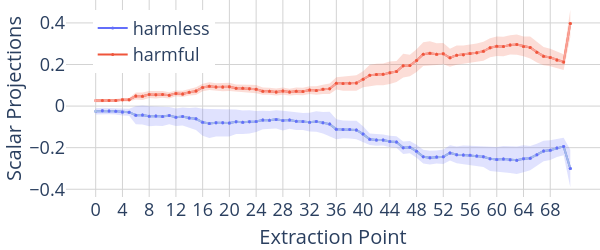

Write notebook code for a chart like this one.
### Markdown cell above
### Scalar Projections onto Refusal Directions

### Code cell
import einops

# layers x resid_modules x tokens x batch x dim
category2acts_normed = {
    "harmful": harmful_acts_normed,
    "harmless": harmless_acts_normed,
}

x_values = [str(i) for i in range(2 * num_layers)]

fig = go.Figure()

for category in categories:
    acts_normed = category2acts_normed[category][:, :, :, chosen_token]
    projections = einops.einsum(
        refusal_dirs,
        acts_normed,
        "layer act dim, layer act batch dim -> layer act batch",
    )
    projections = torch.tensor(projections)

    mean_projection = projections.mean(dim=-1)

    y_values = mean_projection.flatten()

    # mean
    fig.add_trace(
        go.Scatter(
            x=x_values,
            y=y_values,
            name=category,
            mode="lines+markers",
            yaxis="y",
            marker=dict(color=colour_map[category], size=3),
            showlegend=True,
        )
    )
    fig.add_trace(
        go.Scatter(
            x=x_values,
            y=y_values,
            name=category,
            mode="lines+markers",
            yaxis="y",
            marker=dict(color=colour_map_light[category], size=3),
            showlegend=False,
        )
    )

    # variance
    fig.add_trace(
        variance_plot(
            x=x_values,
            y=projections.reshape(-1, projections.shape[-1]),
            yaxis="y",
            fillcolor=colour_map_opaque[category],
            showlegend=False,
        )
    )

    # dot markers
    fig.add_trace(
        go.Scatter(
            x=x_values[1::],
            y=y_values[1::],
            name=f"{category}",
            mode="markers",
            yaxis="y",
            marker=dict(color=colour_map[category], size=3),
            showlegend=False,
        )
    )


fig.update_layout(
    plot_bgcolor="white",
    grid=dict(rows=1, columns=1),
    xaxis=dict(
        type="category",
        dtick=4,
        title=dict(text="Extraction Point", font=dict(size=20)),
        gridcolor="lightgrey",
        tickfont=dict(size=18),
    ),
    yaxis=dict(
        title=dict(text="Scalar Projections", font=dict(size=20)),
        gridcolor="lightgrey",
        zeroline=False,
        tickfont=dict(size=18),
    ),
    hovermode="x unified",
    height=250,
    width=600,
    margin=dict(l=0, r=0, t=0, b=0),
    legend=dict(x=0.05, y=0.95, font=dict(size=18)),
)

fig.show()
fig.write_html(VISUALIZATION_DIR / "prj_onto_local_refusal_candidates.html")
# fig.write_image(VISUALIZATION_DIR / "prj_onto_local_refusal_candidates.pdf", scale=5)

### Figure 1 — Plotly figure (JSON) as saved in the notebook; plotly's stock layout.template omitted (floating-point values rounded to 4 significant figures; data arrays with more than 128 entries replaced by an {"elided": "..."} marker saying what was removed)
{"data": [{"marker": {"color": "#636EFA", "size": 3}, "mode": "lines+markers", "name": "harmless", "showlegend": true, "type": "scatter", "x": ["0", "1", "2", "3", "4", "5", "6", "7", "8", "9", "10", "11", "12", "13", "14", "15", "16", "17", "18", "19", "20", "21", "22", "23", "24", "25", "26", "27", "28", "29", "30", "31", "32", "33", "34", "35", "36", "37", "38", "39", "40", "41", "42", "43", "44", "45", "46", "47", "48", "49", "50", "51", "52", "53", "54", "55", "56", "57", "58", "59", "60", "61", "62", "63", "64", "65", "66", "67", "68", "69", "70", "71"], "y": [-0.02514, -0.02298, -0.02417, -0.0247, -0.02879, -0.02944, -0.04422, -0.0427, -0.04911, -0.04768, -0.04987, -0.04578, -0.05399, -0.0504, -0.05746, -0.06094, -0.07805, -0.08418, -0.08048, -0.07988, -0.08105, -0.07554, -0.07779, -0.07587, -0.07452, -0.06702, -0.06776, -0.06395, -0.06981, -0.06747, -0.0732, -0.07402, -0.07752, -0.07383, -0.08013, -0.08659, -0.1115, -0.1122, -0.113, -0.115, -0.1347, -0.1595, -0.1625, -0.1633, -0.1704, -0.1726, -0.1999, -0.1976, -0.2177, -0.2435, -0.2482, -0.2452, -0.2437, -0.2252, -0.2343, -0.235, -0.2369, -0.2406, -0.2441, -0.2529, -0.2568, -0.2548, -0.2576, -0.2606, -0.2532, -0.2505, -0.2339, -0.2161, -0.212, -0.2012, -0.1938, -0.2998], "yaxis": "y"}, {"marker": {"color": "rgb(179,205,227)", "size": 3}, "mode": "lines+markers", "name": "harmless", "showlegend": false, "type": "scatter", "x": ["0", "1", "2", "3", "4", "5", "6", "7", "8", "9", "10", "11", "12", "13", "14", "15", "16", "17", "18", "19", "20", "21", "22", "23", "24", "25", "26", "27", "28", "29", "30", "31", "32", "33", "34", "35", "36", "37", "38", "39", "40", "41", "42", "43", "44", "45", "46", "47", "48", "49", "50", "51", "52", "53", "54", "55", "56", "57", "58", "59", "60", "61", "62", "63", "64", "65", "66", "67", "68", "69", "70", "71"], "y": [-0.02514, -0.02298, -0.02417, -0.0247, -0.02879, -0.02944, -0.04422, -0.0427, -0.04911, -0.04768, -0.04987, -0.04578, -0.05399, -0.0504, -0.05746, -0.06094, -0.07805, -0.08418, -0.08048, -0.07988, -0.08105, -0.07554, -0.07779, -0.07587, -0.07452, -0.06702, -0.06776, -0.06395, -0.06981, -0.06747, -0.0732, -0.07402, -0.07752, -0.07383, -0.08013, -0.08659, -0.1115, -0.1122, -0.113, -0.115, -0.1347, -0.1595, -0.1625, -0.1633, -0.1704, -0.1726, -0.1999, -0.1976, -0.2177, -0.2435, -0.2482, -0.2452, -0.2437, -0.2252, -0.2343, -0.235, -0.2369, -0.2406, -0.2441, -0.2529, -0.2568, -0.2548, -0.2576, -0.2606, -0.2532, -0.2505, -0.2339, -0.2161, -0.212, -0.2012, -0.1938, -0.2998], "yaxis": "y"}, {"fill": "toself", "fillcolor": "rgba(99, 110, 250, 0.2)", "line": {"color": "rgba(99, 110, 250, 0.2)", "width": 0}, "mode": "lines", "showlegend": false, "type": "scatter", "x": {"elided": "144 str values"}, "y": {"elided": "144 float values"}, "yaxis": "y"}, {"marker": {"color": "#636EFA", "size": 3}, "mode": "markers", "name": "harmless", "showlegend": false, "type": "scatter", "x": ["1", "2", "3", "4", "5", "6", "7", "8", "9", "10", "11", "12", "13", "14", "15", "16", "17", "18", "19", "20", "21", "22", "23", "24", "25", "26", "27", "28", "29", "30", "31", "32", "33", "34", "35", "36", "37", "38", "39", "40", "41", "42", "43", "44", "45", "46", "47", "48", "49", "50", "51", "52", "53", "54", "55", "56", "57", "58", "59", "60", "61", "62", "63", "64", "65", "66", "67", "68", "69", "70", "71"], "y": [-0.02298, -0.02417, -0.0247, -0.02879, -0.02944, -0.04422, -0.0427, -0.04911, -0.04768, -0.04987, -0.04578, -0.05399, -0.0504, -0.05746, -0.06094, -0.07805, -0.08418, -0.08048, -0.07988, -0.08105, -0.07554, -0.07779, -0.07587, -0.07452, -0.06702, -0.06776, -0.06395, -0.06981, -0.06747, -0.0732, -0.07402, -0.07752, -0.07383, -0.08013, -0.08659, -0.1115, -0.1122, -0.113, -0.115, -0.1347, -0.1595, -0.1625, -0.1633, -0.1704, -0.1726, -0.1999, -0.1976, -0.2177, -0.2435, -0.2482, -0.2452, -0.2437, -0.2252, -0.2343, -0.235, -0.2369, -0.2406, -0.2441, -0.2529, -0.2568, -0.2548, -0.2576, -0.2606, -0.2532, -0.2505, -0.2339, -0.2161, -0.212, -0.2012, -0.1938, -0.2998], "yaxis": "y"}, {"marker": {"color": "#EF553B", "size": 3}, "mode": "lines+markers", "name": "harmful", "showlegend": true, "type": "scatter", "x": ["0", "1", "2", "3", "4", "5", "6", "7", "8", "9", "10", "11", "12", "13", "14", "15", "16", "17", "18", "19", "20", "21", "22", "23", "24", "25", "26", "27", "28", "29", "30", "31", "32", "33", "34", "35", "36", "37", "38", "39", "40", "41", "42", "43", "44", "45", "46", "47", "48", "49", "50", "51", "52", "53", "54", "55", "56", "57", "58", "59", "60", "61", "62", "63", "64", "65", "66", "67", "68", "69", "70", "71"], "y": [0.02631, 0.02629, 0.02706, 0.02713, 0.0305, 0.03079, 0.04799, 0.04738, 0.05586, 0.0542, 0.05627, 0.05174, 0.06104, 0.05824, 0.06672, 0.07201, 0.08948, 0.09574, 0.09238, 0.092, 0.09246, 0.0853, 0.08622, 0.08361, 0.08133, 0.0717, 0.07147, 0.06753, 0.07202, 0.06734, 0.07109, 0.07054, 0.07688, 0.07482, 0.0804, 0.08334, 0.1094, 0.1083, 0.1097, 0.111, 0.1286, 0.1478, 0.152, 0.1527, 0.1603, 0.1662, 0.1942, 0.195, 0.2191, 0.2496, 0.2537, 0.2496, 0.2519, 0.2324, 0.2451, 0.2475, 0.2525, 0.257, 0.2636, 0.2808, 0.2883, 0.2867, 0.2943, 0.2957, 0.2872, 0.2817, 0.2593, 0.2398, 0.2335, 0.2217, 0.2118, 0.3976], "yaxis": "y"}, {"marker": {"color": "rgb(251,180,174)", "size": 3}, "mode": "lines+markers", "name": "harmful", "showlegend": false, "type": "scatter", "x": ["0", "1", "2", "3", "4", "5", "6", "7", "8", "9", "10", "11", "12", "13", "14", "15", "16", "17", "18", "19", "20", "21", "22", "23", "24", "25", "26", "27", "28", "29", "30", "31", "32", "33", "34", "35", "36", "37", "38", "39", "40", "41", "42", "43", "44", "45", "46", "47", "48", "49", "50", "51", "52", "53", "54", "55", "56", "57", "58", "59", "60", "61", "62", "63", "64", "65", "66", "67", "68", "69", "70", "71"], "y": [0.02631, 0.02629, 0.02706, 0.02713, 0.0305, 0.03079, 0.04799, 0.04738, 0.05586, 0.0542, 0.05627, 0.05174, 0.06104, 0.05824, 0.06672, 0.07201, 0.08948, 0.09574, 0.09238, 0.092, 0.09246, 0.0853, 0.08622, 0.08361, 0.08133, 0.0717, 0.07147, 0.06753, 0.07202, 0.06734, 0.07109, 0.07054, 0.07688, 0.07482, 0.0804, 0.08334, 0.1094, 0.1083, 0.1097, 0.111, 0.1286, 0.1478, 0.152, 0.1527, 0.1603, 0.1662, 0.1942, 0.195, 0.2191, 0.2496, 0.2537, 0.2496, 0.2519, 0.2324, 0.2451, 0.2475, 0.2525, 0.257, 0.2636, 0.2808, 0.2883, 0.2867, 0.2943, 0.2957, 0.2872, 0.2817, 0.2593, 0.2398, 0.2335, 0.2217, 0.2118, 0.3976], "yaxis": "y"}, {"fill": "toself", "fillcolor": "rgba(239, 85, 59, 0.2)", "line": {"color": "rgba(239, 85, 59, 0.2)", "width": 0}, "mode": "lines", "showlegend": false, "type": "scatter", "x": {"elided": "144 str values"}, "y": {"elided": "144 float values"}, "yaxis": "y"}, {"marker": {"color": "#EF553B", "size": 3}, "mode": "markers", "name": "harmful", "showlegend": false, "type": "scatter", "x": ["1", "2", "3", "4", "5", "6", "7", "8", "9", "10", "11", "12", "13", "14", "15", "16", "17", "18", "19", "20", "21", "22", "23", "24", "25", "26", "27", "28", "29", "30", "31", "32", "33", "34", "35", "36", "37", "38", "39", "40", "41", "42", "43", "44", "45", "46", "47", "48", "49", "50", "51", "52", "53", "54", "55", "56", "57", "58", "59", "60", "61", "62", "63", "64", "65", "66", "67", "68", "69", "70", "71"], "y": [0.02629, 0.02706, 0.02713, 0.0305, 0.03079, 0.04799, 0.04738, 0.05586, 0.0542, 0.05627, 0.05174, 0.06104, 0.05824, 0.06672, 0.07201, 0.08948, 0.09574, 0.09238, 0.092, 0.09246, 0.0853, 0.08622, 0.08361, 0.08133, 0.0717, 0.07147, 0.06753, 0.07202, 0.06734, 0.07109, 0.07054, 0.07688, 0.07482, 0.0804, 0.08334, 0.1094, 0.1083, 0.1097, 0.111, 0.1286, 0.1478, 0.152, 0.1527, 0.1603, 0.1662, 0.1942, 0.195, 0.2191, 0.2496, 0.2537, 0.2496, 0.2519, 0.2324, 0.2451, 0.2475, 0.2525, 0.257, 0.2636, 0.2808, 0.2883, 0.2867, 0.2943, 0.2957, 0.2872, 0.2817, 0.2593, 0.2398, 0.2335, 0.2217, 0.2118, 0.3976], "yaxis": "y"}], "layout": {"grid": {"columns": 1, "rows": 1}, "height": 250, "hovermode": "x unified", "legend": {"font": {"size": 18}, "x": 0.05, "y": 0.95}, "margin": {"b": 0, "l": 0, "r": 0, "t": 0}, "plot_bgcolor": "white", "width": 600, "xaxis": {"dtick": 4, "gridcolor": "lightgrey", "tickfont": {"size": 18}, "title": {"font": {"size": 20}, "text": "Extraction Point"}, "type": "category"}, "yaxis": {"gridcolor": "lightgrey", "tickfont": {"size": 18}, "title": {"font": {"size": 20}, "text": "Scalar Projections"}, "zeroline": false}}}
